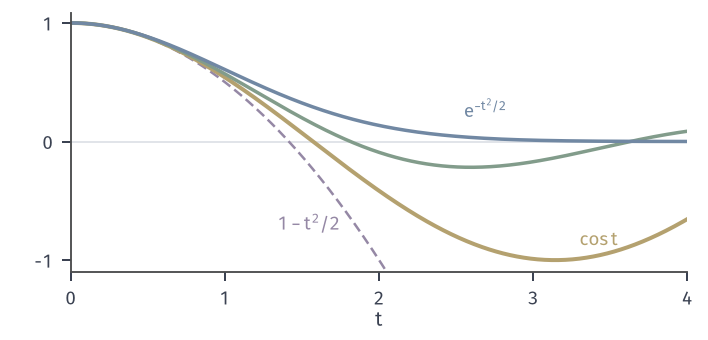

Recreate this plot in Python.
from pathlib import Path
import sys
HERE = Path(__file__).resolve().parent
sys.path.insert(0, str(HERE.parent/"weak-common"))
from weak_fig import *
# Mean 0, variance 1: Rademacher cos t, Unif(-sqrt3,sqrt3) sin(sqrt3 t)/(sqrt3 t), N(0,1) exp(-t^2/2), parabola 1-t^2/2.
fig, ax = figure(width_mm=100, height_mm=48)
fig.set_layout_engine(None); fig.subplots_adjust(left=.1, right=.97, top=.96, bottom=.2)
t = np.linspace(1e-9, 4, 800); s3 = np.sqrt(3)
ax.axhline(0, color=GRID, lw=.6, zorder=0)
ax.plot(t, 1-t**2/2, color=PURPLE, lw=1.0, ls=DASH)
ax.plot(t, np.cos(t), color=YELLOW, lw=1.6); ax.plot(t, np.sin(s3*t)/(s3*t), color=GREEN, lw=1.4); ax.plot(t, np.exp(-t**2/2), color=BLUE, lw=1.4)
lab(ax, 3.3, -.88, r'$\cos t$', YELLOW); lab(ax, 2.55, .2, r'$\mathrm{e}^{-t^2/2}$', BLUE); lab(ax, 1.75, -.75, r'$1-t^2/2$', PURPLE, ha='right')
ax.set_xlim(0, 4); ax.set_ylim(-1.1, 1.08); ax.set_xticks([0, 1, 2, 3, 4]); ax.set_yticks([-1, 0, 1])
axlab(ax, r'$t$')
save(fig, HERE, 'figure', {'fourth_coeffs': [1/24, 3/40, 1/8]})
